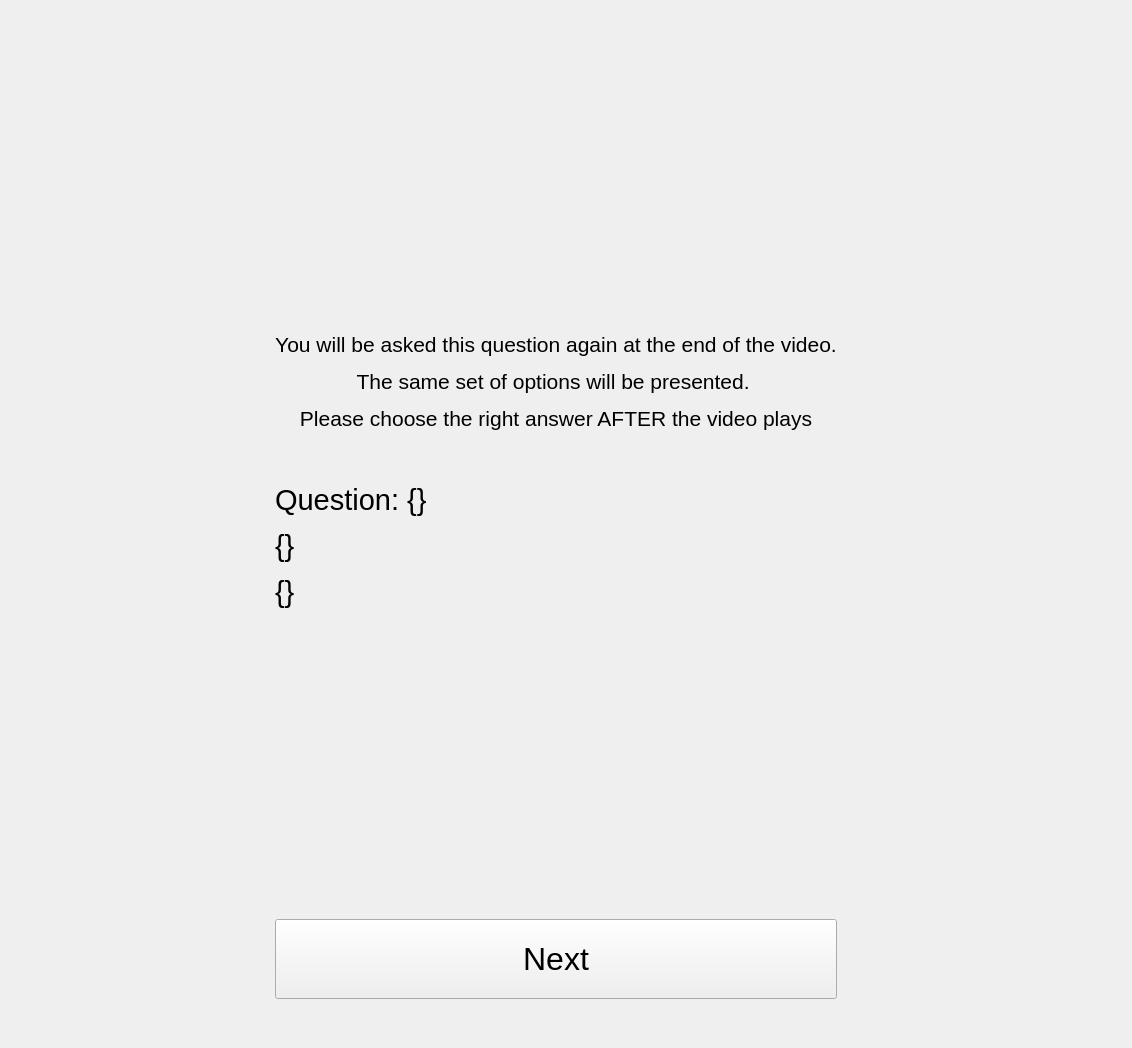
<?xml version="1.0" encoding="UTF-8"?>
<ui version="4.0">
 <class>MainWindow</class>
 <widget class="QMainWindow" name="MainWindow">
  <property name="geometry">
   <rect>
    <x>0</x>
    <y>0</y>
    <width>1132</width>
    <height>1048</height>
   </rect>
  </property>
  <property name="windowTitle">
   <string>MainWindow</string>
  </property>
  <widget class="QWidget" name="centralwidget">
   <layout class="QGridLayout" name="gridLayout">
    <item row="2" column="2">
     <spacer name="verticalSpacer">
      <property name="orientation">
       <enum>Qt::Vertical</enum>
      </property>
      <property name="sizeType">
       <enum>QSizePolicy::Fixed</enum>
      </property>
      <property name="sizeHint" stdset="0">
       <size>
        <width>20</width>
        <height>40</height>
       </size>
      </property>
     </spacer>
    </item>
    <item row="0" column="1">
     <layout class="QGridLayout" name="gridLayout_3">
      <item row="0" column="3">
       <spacer name="horizontalSpacer_2">
        <property name="orientation">
         <enum>Qt::Horizontal</enum>
        </property>
        <property name="sizeHint" stdset="0">
         <size>
          <width>40</width>
          <height>20</height>
         </size>
        </property>
       </spacer>
      </item>
      <item row="0" column="2">
       <spacer name="verticalSpacer_3">
        <property name="orientation">
         <enum>Qt::Vertical</enum>
        </property>
        <property name="sizeType">
         <enum>QSizePolicy::Fixed</enum>
        </property>
        <property name="sizeHint" stdset="0">
         <size>
          <width>20</width>
          <height>20</height>
         </size>
        </property>
       </spacer>
      </item>
      <item row="3" column="2">
       <layout class="QGridLayout" name="gridLayout_2">
        <item row="1" column="0">
         <widget class="QPushButton" name="nextButton">
          <property name="minimumSize">
           <size>
            <width>150</width>
            <height>80</height>
           </size>
          </property>
          <property name="font">
           <font>
            <family>Arial</family>
            <pointsize>24</pointsize>
           </font>
          </property>
          <property name="text">
           <string>Next</string>
          </property>
         </widget>
        </item>
       </layout>
      </item>
      <item row="2" column="2">
       <widget class="QLabel" name="question">
        <property name="text">
         <string>&lt;html&gt;&lt;head/&gt;&lt;body&gt;&lt;p align=&quot;center&quot;&gt;&lt;span style=&quot; font-family:'Arial'; font-size:16pt;&quot;&gt;You will be asked this question again at the end of the video.&lt;/span&gt;&lt;/p&gt;&lt;p align=&quot;center&quot;&gt;&lt;span style=&quot; font-family:'Arial'; font-size:16pt;&quot;&gt;The same set of options will be presented. &lt;/span&gt;&lt;/p&gt;&lt;p align=&quot;center&quot;&gt;&lt;span style=&quot; font-family:'Arial'; font-size:16pt;&quot;&gt;Please choose the right answer AFTER the video plays&lt;/span&gt;&lt;/p&gt;&lt;p align=&quot;center&quot;&gt;&lt;br/&gt;&lt;/p&gt;&lt;p&gt;&lt;span style=&quot; font-family:'Arial'; font-size:22pt;&quot;&gt;Question: {}&lt;/span&gt;&lt;/p&gt;&lt;p&gt;&lt;span style=&quot; font-family:'Arial'; font-size:22pt;&quot;&gt;{}&lt;/span&gt;&lt;/p&gt;&lt;p&gt;&lt;span style=&quot; font-family:'Arial'; font-size:22pt;&quot;&gt;{}&lt;/span&gt;&lt;/p&gt;&lt;/body&gt;&lt;/html&gt;</string>
        </property>
       </widget>
      </item>
      <item row="2" column="1">
       <spacer name="horizontalSpacer">
        <property name="orientation">
         <enum>Qt::Horizontal</enum>
        </property>
        <property name="sizeHint" stdset="0">
         <size>
          <width>40</width>
          <height>20</height>
         </size>
        </property>
       </spacer>
      </item>
     </layout>
    </item>
   </layout>
  </widget>
 </widget>
 <resources/>
 <connections/>
</ui>
